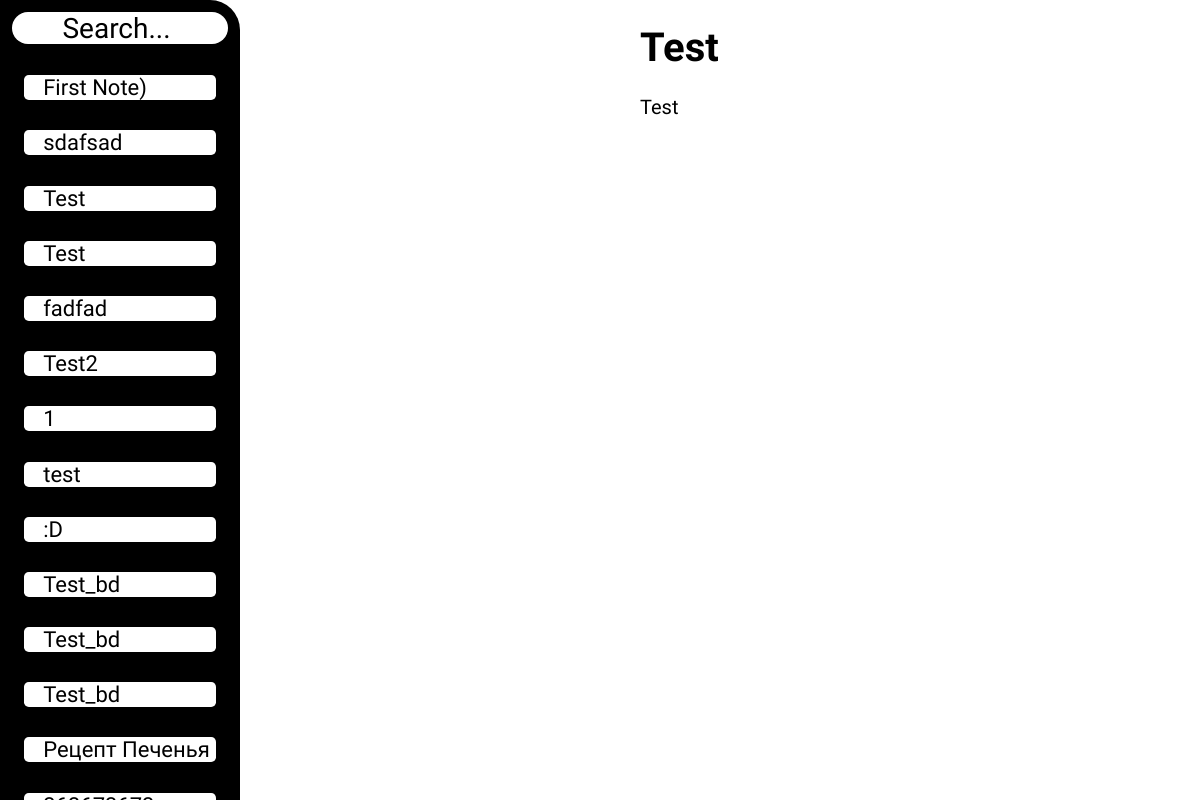
/3/, run on an earlier commit of the app's database.
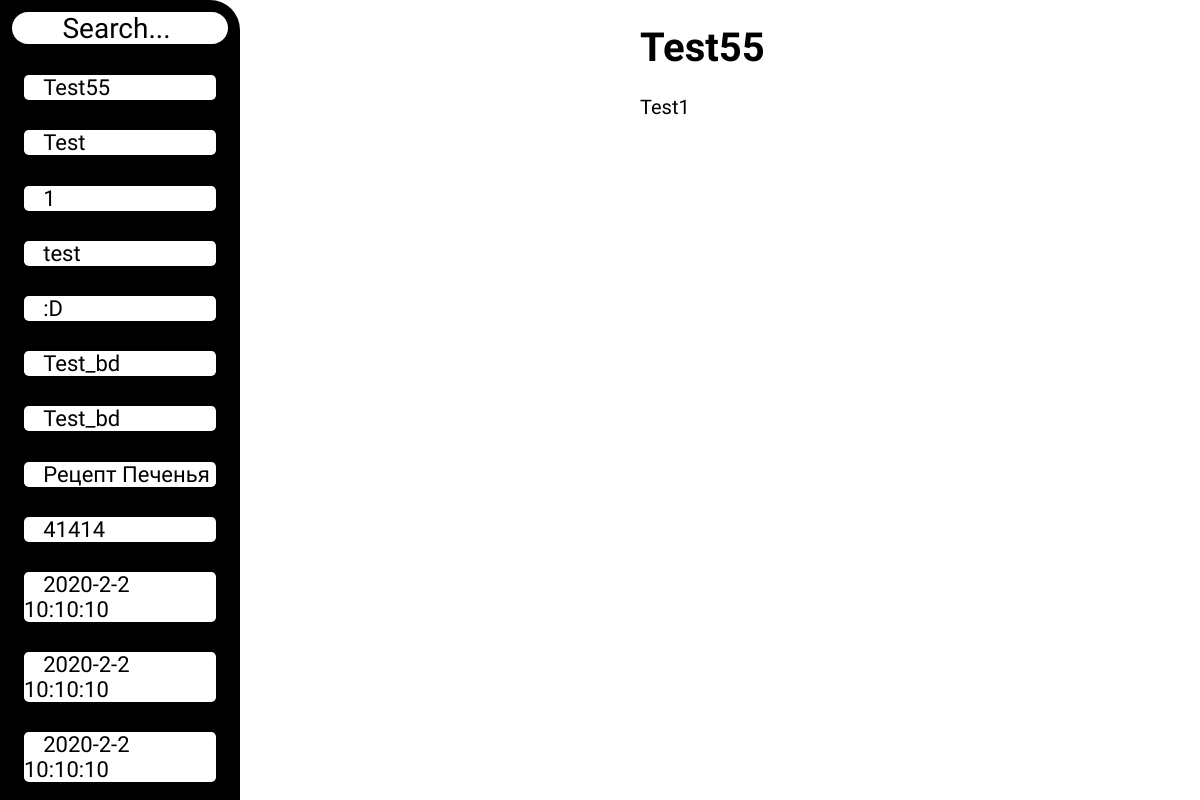
And on a later commit of the database.
### note/models.py (models this page shows, shortened)
class Note(models.Model):
    note_title = models.CharField(max_length=30)
    pub_date = models.DateTimeField('date create')
    note_text = models.CharField(max_length=3000)

### note/views.py (the view)
# urls.py: path('', include('note.urls')),
def note(request, note_id):
    n_list = Note.objects.all()
    try:
        n = Note.objects.get(id=note_id)
    except:
        raise Http404("Page not found")
    form = Note_form()
    data = {
        'note': n,
        'n_list': n_list
    }
    return render(request, 'note/note.html', data)

### mysite/templates/note/note.html (shortened to what this page needs)
{% extends 'base.html' %}
{% block content %}
    <div class="note_list">
        <input class="search" name="Search" placeholder="Search... ">
        {% for n in n_list %}
            <div class="el_list">
                <p><a href="{% url 'notes:note' n.id %}" class="l_title">{{n.note_title}}</a></p>
            </div>
        <br>
       {% endfor %}
    </div>
    <div class="create">
        <h1>{{note.note_title}}</h1> <br>
        <p>{{note.note_text}}</p>
    </div>
{% endblock %}

### mysite/templates/base.html (shortened to what this page needs)
{% load static %}
<!DOCTYPE html>
<html lang="en">
<head>
    <link rel="stylesheet" href="{% static 'css/style.css' %}">
</head>
<body>
    {% block content %}
    {% endblock %}
</body>
</html>

### static/css/style.css (style rules this page uses)
*, *::before, *::after { box-sizing: border-box; margin: 0; padding: 0; }
.note_list { scroll-behavior: smooth; overflow: auto; height: 100vh; font-size: 20px; border-radius: 0px 30px 0 0; background-color: black; width: 30vh; float: left; margin-right: 50vh; }
.search { text-decoration: none; font-family: 'Gemunu Libre'; margin-left: 5%; margin-top: 5%; margin-bottom: 10%; border-radius: 3rem; border: none; height: 4vh; width: 90%; font-size: 28px; text-align: center; }
.el_list { font-size: 22px; font-family: 'Gemunu Libre'; margin-left: 10%; margin-right: 10%; margin-top: 3%; text-align: left; background-color: white; border-radius: 0.3rem; }
.l_title { text-decoration: none; color: black; margin-left: 10%; }
.create { font-family: 'Gemunu Libre'; margin-top: 2%; float: left; width: 55vh; font-size: 20px; }

What changed in the data, as far as the page shows it:
removed Note: note_title "First Note)"
removed Note: note_title "sdafsad"
removed Note: note_title "fadfad"
removed Note: note_title "Test2"
removed Note: note_title "Test_bd"
changed Note: note_title "Test" → "Test55"; note_text "Test" → "Test1"
now on this page (row edited): Note: note_title "41414"
now on this page (row unchanged): Note: note_title "2020-2-2 10:10:10"
now on this page (row unchanged): Note: note_title "2020-2-2 10:10:10"
now on this page (row unchanged): Note: note_title "2020-2-2 10:10:10"
